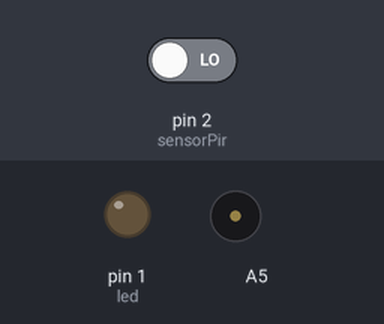
The sketch below on a simulated Arduino Uno, built with avr-gcc and run on an emulated ATmega328P. On the bench: output pins drawn as LEDs (lit = HIGH), buzzer (waves = sounding). The test bench sets the inputs (shaded band); at power-on: pin 2 (sensorPir) LOW. Pins used as bus, display or sensor lines are not drawn.

Above: at 1.2 s.
1.3 s: pin 2 (sensorPir) driven HIGH
At 2.3 s:
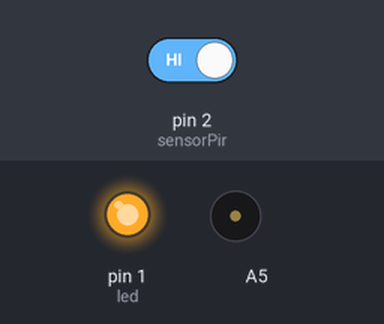
Timing chart, 0 to 10.3 s (numbered marks = the images above; inputs shaded):
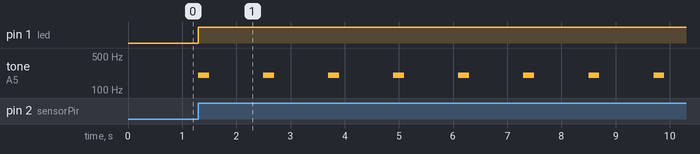

Measured:
- after the input at 1.3 s, pin 1 (led): LOW → HIGH at once; tone on A5: alternates 200 Hz for 0.20 s and silent for 1.0 s, starting at once

The sketch:

SensorPir.ino
```cpp
int led=1;
int sensorPir=2;
int pirDato;
int buzzerpin (A5);

void setup(){
  pinMode(led, OUTPUT);
  pinMode(sensorPir, INPUT);
  pinMode(buzzerpin, OUTPUT);
}

void loop(){
  pirDato=digitalRead(sensorPir);
  if(pirDato==HIGH){
    digitalWrite(led,HIGH);
    digitalWrite(buzzerpin, HIGH);
  tone(buzzerpin, 200);
  delay(200);
  noTone(buzzerpin);
  delay (500);
  delay(500);
  }else{
    digitalWrite(led,LOW);
  }

}
```
